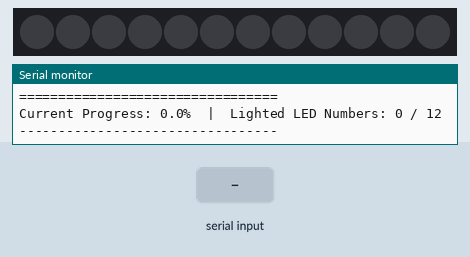
A sketch run on a simulated ESP32. Parts: 12 RGB LEDs in strip order, left to right, the last lines printed to the serial monitor. The inputs (shaded band) are chosen by the test bench. Dim RGB values are drawn brighter than linear.

Above: at 1.2 s.
1.3 s: "D90\n" received over Serial
At 2.0 s:
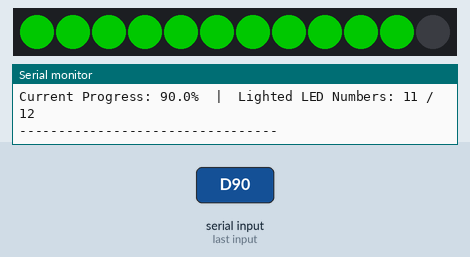
2.8 s: "T90\n" received over Serial
At 3.1 s:
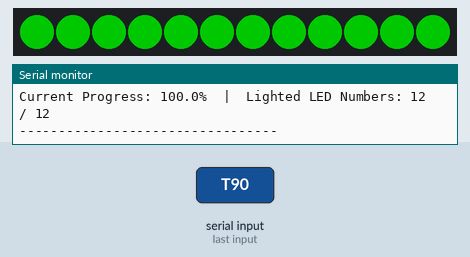
4.3 s: "D,45\n" received over Serial
At 5.5 s:
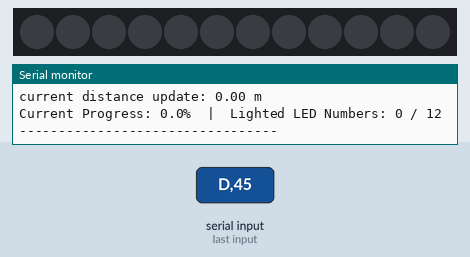
5.8 s: "d90\n" received over Serial
At 6.6 s:
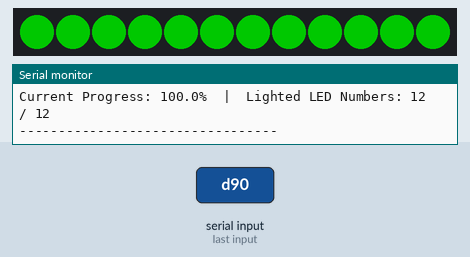
Timing chart, 0 to 8.3 s (numbered marks = the images above; inputs shaded):
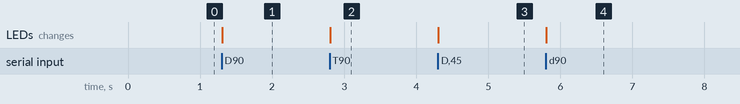

The sketch:

ledTest.ino
```cpp
#include <Adafruit_NeoPixel.h>

// LED Settings
#define LED_PIN    6   // LED Pin: 6
#define NUMPIXELS  12  // LED numbers
Adafruit_NeoPixel pixels(NUMPIXELS, LED_PIN, NEO_GRB + NEO_KHZ800);

float targetDistance = 100.0;
float currentDistance = 0.0;

void setup() {
  // baud rate: DO NOT SET TO 9600, it wont work
  Serial.begin(115200);
  while (!Serial) { delay(10); }

  // initialize led
  pixels.begin();
  pixels.clear();
  pixels.show();

  Serial.println("\n=================================");
  Serial.println("LED TEST !!!!!!!!");
  Serial.println("=================================");
  Serial.println("Send command to mimic user scene");
  Serial.println("Input: T+Number = target distance (T100 = 100m)");
  Serial.println("Input D+Number = current distance (D80 = now went 80m)");
  Serial.println("=================================\n");

  updateLEDProgress();
}

void loop() {
  if (Serial.available() > 0) {
    String input = Serial.readStringUntil('\n');

    if (input.length() > 1) {
      // take command type
      char command = input.charAt(0);
      float value = input.substring(1).toFloat();

      if (command == 'T' || command == 't') {
        if (value <= 0) {
          Serial.println("distance must > 0");
        } else {
          targetDistance = value;
          Serial.print("target update : ");
          Serial.print(targetDistance);
          Serial.println(" m");
        }
      }
      else if (command == 'D' || command == 'd') {
        currentDistance = value;
        Serial.print("current distance update: ");
        Serial.print(currentDistance);
        Serial.println(" m");
      }
      else {
        Serial.println("Unknown command ");
      }

      // update led
      updateLEDProgress();
    }
  }
}

// light control
void updateLEDProgress() {
  // percentage
  float progress = currentDistance / targetDistance;

  // frame boundries
  if (progress < 0) progress = 0;
  if (progress > 1.0) progress = 1.0;

  // lighted led numbers
  int ledsToLight = round(progress * NUMPIXELS);

  Serial.print("Current Progress: ");
  Serial.print(progress * 100, 1);
  Serial.print("%  |  Lighted LED Numbers: ");
  Serial.print(ledsToLight);
  Serial.print(" / ");
  Serial.println(NUMPIXELS);
  Serial.println("---------------------------------");

  // update LED
  pixels.clear();
  for (int i = 0; i < NUMPIXELS; i++) {
    if (i < ledsToLight) {
      // Gree: finished parts
      pixels.setPixelColor(i, pixels.Color(0, 100, 0));
    } else {
      // unfinished parts
      pixels.setPixelColor(i, pixels.Color(0, 0, 0));
    }
  }
  pixels.show();
}
```

Measured:
- after the input at 1.3 s, the LEDs: change at once (image 1)
- after the input at 2.8 s, the LEDs: change at once (image 2)
- after the input at 4.3 s, the LEDs: change at once (image 3)
- after the input at 5.8 s, the LEDs: change at once (image 4)
